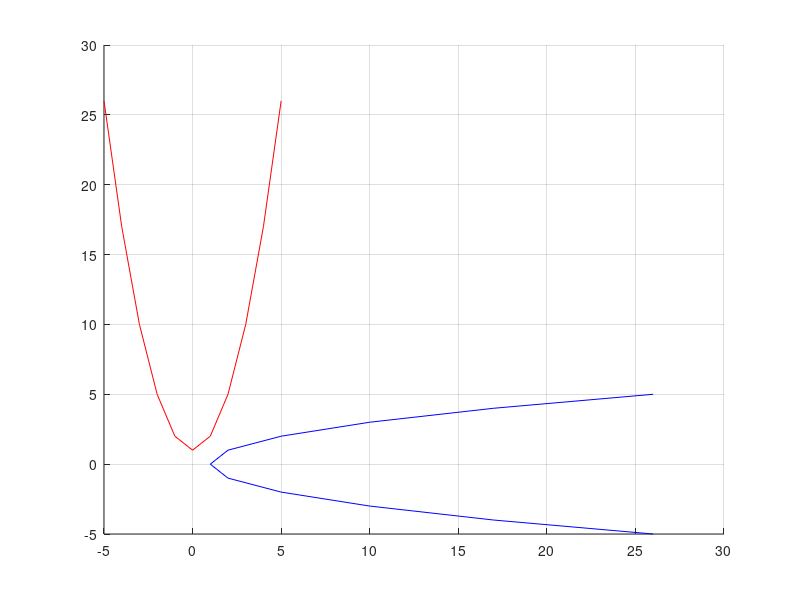
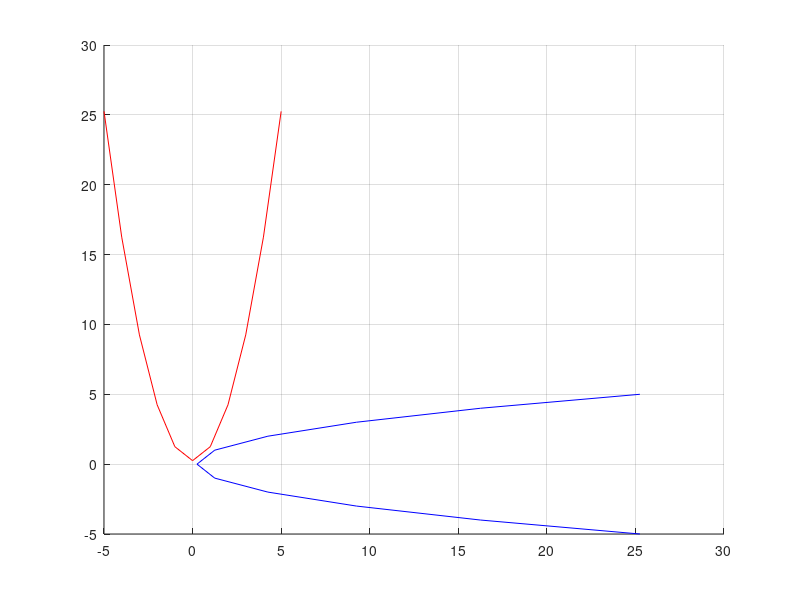

Write the MATLAB code that produced these figures, in order.
%
% Aufgabe a
%
% F1 = x1^2 - x2 + a = 0
% F2 = -x1 + x2^2 + a = 0
%
% mit a = 1
% > F1 = x1^2 - x2 + 1 = 0
% > F2 = -x1 + x2^2 + 1 = 0
%
% Für Plot: x2 = x1^2 + 1
%           x1 = x2^2 + 1
x1 = [-5:5];
x2 = [-5:5];
a=1;
F1 = x1.^2 + a;
F2 = x2.^2 + a;

hold on
grid on
figure(1)
plot(x1,F1,'red')
plot(F2,x2,'blue')
% Keine Lösungen für Schnittstellen bei dieser Ausgangslage
%%%%%%%%%%%%%%%%%%%%%%%%%%%%%%%%%%%%%%%%%%%%%%%%%%%%%%%%%%%%%
%
% Aufgabe b
%
%
a = 0.25;

x1 = [-5:5];
x2 = [-5:5];
F1 = x1.^2 + a;
F2 = x2.^2 + a;

figure(2)
hold on
grid on
plot(x1,F1,'red')
plot(F2,x2,'blue')